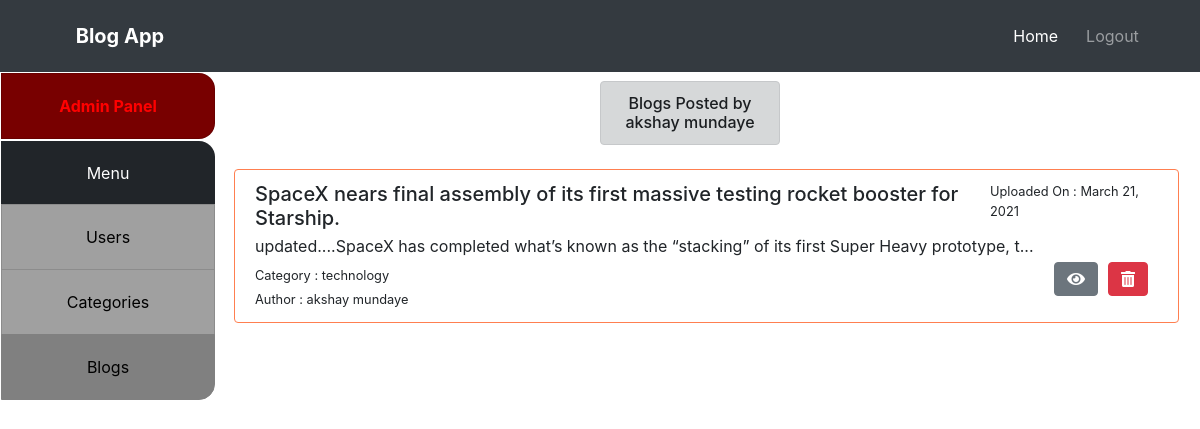
Page /user_specific_blog/2/ (signed in) on the committed database.
### blog_app/models.py (models this page shows, shortened)
class Blog(models.Model):
    title = models.CharField(max_length=100, null=True, blank=True)
    text = models.CharField(max_length=200, null=True, blank=True)
    uploaded_on = models.DateField(default=timezone.now, blank=True)
    uploaded_by = models.ForeignKey(User, on_delete=models.CASCADE, null=True, blank=True)
    edited_by = models.CharField(max_length=50, null=True, blank=True)
    edited_on = models.DateField(null=True, blank=True)
    category = models.ForeignKey(Category, on_delete=models.CASCADE, null=True, blank=True)

class Category(models.Model):
    category = models.CharField(max_length=50, null=True, blank=True)
    def __str__(self):
        return self.category

### blog_app/views.py (the view)
# urls.py: path('user_specific_blog/<int:pk>/', views.user_specific_blog, name='user_specific_blog'),
def user_specific_blog(request, pk):
    if not request.user.is_staff:
        return redirect('admin_login')
    user = User.objects.get(id=pk)
    blogs = Blog.objects.filter(uploaded_by=user)
    count = 0
    for i in blogs:
        count += 1
    return render(request, 'user_specific_blog.html', {'blogs': blogs, 'user': user, 'count': count})

### blog_app/templates/user_specific_blog.html (shortened to what this page needs)
<!doctype html>
<html lang="en">
  <head>
    <link rel="stylesheet" href="https://stackpath.bootstrapcdn.com/bootstrap/4.1.3/css/bootstrap.min.css">
    <link rel="stylesheet" href="https://cdnjs.cloudflare.com/ajax/libs/font-awesome/5.15.3/css/all.min.css" />
  </head>
  <body>
        <nav class="navbar navbar-expand-lg navbar-dark bg-dark pt-3 pb-3 sticky-top">
          <a class="navbar-brand font-weight-bold pl-5" href="{% url 'navigation' %}" style="margin-left: 1%">Blog App</a>
          <div class="collapse navbar-collapse" id="navbarNavAltMarkup">
            <div class="navbar-nav" style="margin-left: 81%;">
              {% if request.user.is_staff %}
              <a class="nav-item nav-link active" style="padding-left: 20px;" href="{% url 'home' %}">Home <span class="sr-only">(current)</span></a>
              <a class="nav-item nav-link" style="padding-left: 20px;" href="{% url 'logout' %}">Logout</a>
              {% else %}
              <a class="nav-item nav-link" style="padding-left: 20px;" href="{% url 'login' %}">Login</a>
              {% endif %}
            </div>
          </div>
        </nav>
        <div class="list-group heading" style="margin-top: 0%;">
          <div id="heading" style=" padding: 20px;" class="font-weight-bold list-group-item list-group-item-action text-center demo">Admin Panel</div>
        </div>
        <div class="list-group sidebar" style="margin-top: 0%;">
          <li style=" padding: 20px;" class="list-group-item list-group-item-action text-center demo">Menu</li>
          <a href="{% url 'admin_panel' %}" style=" padding: 20px;" class="list-group-item list-group-item-action text-center demo">Users</a>
          <a href="{% url 'category' %}" style=" padding: 20px;" class="list-group-item list-group-item-action text-center demo">Categories</a>
          <a href="{% url 'blog' %}" style=" padding: 20px;" class="list-group-item list-group-item-action text-center demo active">Blogs</a>
        </div>
        <div class="alert alert-dark text-center pb-1" style="width: 15%; margin-left: 50%; margin-top: -320px;;" role="alert">
            <h6>Blogs Posted by {{user.first_name}}</h6>
        </div>
        <div class="list-group container mt-4" style="width: 80%; margin-left: 19.5%">
          {% if count == 0 %}
          <div class="text-center">
            <h6>No Blogs Posted.</h6>
          </div>
          {% else %}
          {% for blog in blogs %}
          <a class="list-group-item list-group-item-action flex-column align-items-start" style="border: 1px solid #FF7F50; background:white;">
            <div class="d-flex w-100 justify-content-between">
              <h5 class="mb-1" id="title{{forloop.counter}}">{{blog.title}}</h5>
              <small>Uploaded On : {{blog.uploaded_on}}</small>
            </div>
            <p class="mb-1">{{blog.text|slice:":100"}}...</p>
            <button class="btn btn-danger pt-1 pb-1 view_btn" onclick="location.href='{% url 'delete_blog' blog.id %}'"><i class="fas fa-trash-alt"></i></button>
            <button class="btn btn-secondary pt-1 pb-1 view_btn" onclick="location.href='{% url 'admin_blog' blog.id %}'" id="view_btn{{forloop.counter}}" value="{{blog.id}}"><i class="fas fa-eye"></i></button>
            <small>Category&nbsp;:&nbsp;{{blog.category}}</small><br>
            <small>Author&nbsp;:&nbsp;{{blog.uploaded_by.first_name}}</small>
          </a>
          {% endfor %}
          {% endif %}
        </div>
  </body>
</html>

### blog_app/templates/user_specific_blog.html (style rules this page uses)
.sidebar { border: 1px solid white; border-radius: 0px; width: 18%; padding-top: 0px; }
.heading { border: 1px solid white; border-radius: 0px; width: 18%; padding-top: 0px; }
.list-group a { background: #A0A0A0; color: black; }
.list-group #heading { background: #780000; color: red; }
.list-group li { background: #212529; border: none; padding: 30px; color: white; }
.list-group .active { background: #808080; color: black; border: 1px solid grey; }
.demo:first-child { border-top-left-radius: 0rem; border-top-right-radius: 1rem; }
.demo:last-child { border-bottom-left-radius: 0rem; border-bottom-right-radius: 1rem; }
.view_btn { float: right; margin-right: 10px; }

### rows in the picture
Blog: title "SpaceX nears final assembly of its first massive testing rocket booster for Starship.", uploaded_on "March 21, 2021", text "updated....SpaceX has completed what’s known as the “stacking” of its first Super Heavy prototype, t", category "technology", uploaded_by.first_name "akshay mundaye"

### other values in the picture
{{ user.first_name }} "akshay mundaye"
